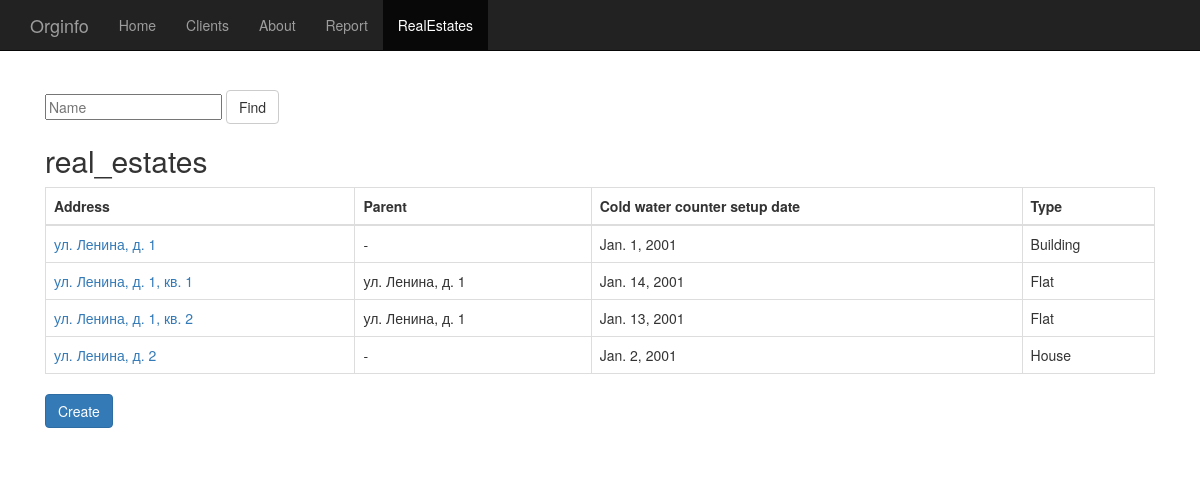
/real_estates/ (signed in), run on the app's committed database.
### accounting/models.py (models this page shows, shortened)
class RealEstate(models.Model):
    FLAT_TYPE = 'f'
    ROOM_TYPE = 'r'
    HOUSE_TYPE = 'h'
    BUILDING_TYPE = 'b'
    SHARE_TYPE = 's'
    REAL_ESTATE_TYPES = (
        (FLAT_TYPE, 'Flat'),
        (ROOM_TYPE, 'Room'),
        (HOUSE_TYPE, 'House'),
        (BUILDING_TYPE, 'Building'),
        (SHARE_TYPE, 'Share'),
    )
    address = models.CharField(max_length=200)
    region = models.ForeignKey(Region)
    parent = models.ForeignKey('self', null=True, blank=True, default = None)
    cold_water_counter_setup_date = models.DateField(blank=True, null=True)
    type = models.CharField(max_length=1, choices=REAL_ESTATE_TYPES, default=HOUSE_TYPE)
    space = models.FloatField()
    space_of_joint_estate = models.FloatField()
    residential = models.BooleanField(default=True)
    residents = models.IntegerField(default=-1)
    organization = models.ForeignKey(Organization)
    degree_of_improvements = models.ForeignKey(DegreeOfImprovementsDwelling)
    cold_water_tariff = models.ForeignKey(ColdWaterTariff, null=True, blank=True, default = None)
    def __str__(self):
        return self.address

### accounting/views.py (the view)
# urls.py: url(r'^real_estates/$', views.RealEstates.as_view(), name='real_estates'),
class RealEstates(ListView):
    form_class = LastNameSearchForm
    context_object_name = 'real_estates'
    template_name = 'accounting/real_estates.html'
    def dispatch(self, *args, **kwargs):
        self.form = self.form_class(self.request.GET)
        self.user_org = get_object_or_404(UserOrganization, user=self.request.user.id)
        return super(RealEstates, self).dispatch(*args, **kwargs)
    def get_context_data(self, **kwargs):
        context = super(RealEstates, self).get_context_data(**kwargs)
        context['form'] = self.form
        return context
    def get_queryset(self):
        if self.form.is_valid():
            name = self.form.cleaned_data['name']
            object_list = RealEstate.objects.filter(address__icontains = name, organization=self.user_org.organization)
        else:
            object_list = RealEstate.objects.none()
        return object_list

### accounting/forms.py
class LastNameSearchForm(forms.Form):
    name = forms.CharField(max_length=10, required=False)
    def __init__(self, *args, **kwargs):
        super(LastNameSearchForm, self).__init__(*args, **kwargs)
        self.helper = FormHelper()
        self.helper.form_method = 'get'
        self.helper.form_class = 'form-inline'
        self.helper.field_template = 'bootstrap3/layout/inline_field.html'
        self.helper.layout = Layout(
            'name',
            StrictButton('Find', css_class='btn-default', type='submit'),
        )

### accounting/templates/accounting/real_estates.html
{% extends "starter-template.html" %}
{% block container %}
{% load crispy_forms_tags %}
{% crispy form %}
{% if real_estates %}
    <h2>real_estates</h2>
    <table class="table table-bordered">
        <thead>
            <tr>
                <th>Address</th>
                <th>Parent</th>
                <th>Cold water counter setup date</th>
                <th>Type</th>
            </tr>
        </thead>
        <tbody>
        {% for real_estate in real_estates %}
            <tr>
                <td><a href="{% url "accounting:update_real_estate" real_estate.id %}">{{ real_estate.address }}</a></td>
                <td>{{ real_estate.parent|default:"-" }}</a></td>
                <td>{{ real_estate.cold_water_counter_setup_date|default:"-" }}</td>
                <td>{{ real_estate.get_type_display }}</td>
            </tr>
        {% endfor %}
        </tbody>
    </table>
{% else %}
    <p>No real estates are available.</p>
{% endif %}
<a class="btn btn-primary btn-default" role="button" href="{% url "accounting:create_real_estate" %}">Create</a>
{% endblock %}

### orginfo/templates/starter-template.html (style rules this page uses)
body { padding-top: 50px; }

### data on the page
RealEstate: address "ул. Ленина, д. 1", parent "-", cold_water_counter_setup_date "Jan. 1, 2001", type "Building"
RealEstate: address "ул. Ленина, д. 1, кв. 1", parent "ул. Ленина, д. 1", cold_water_counter_setup_date "Jan. 14, 2001", type "Flat"
RealEstate: address "ул. Ленина, д. 1, кв. 2", parent "ул. Ленина, д. 1", cold_water_counter_setup_date "Jan. 13, 2001", type "Flat"
RealEstate: address "ул. Ленина, д. 2", parent "-", cold_water_counter_setup_date "Jan. 2, 2001", type "House"
